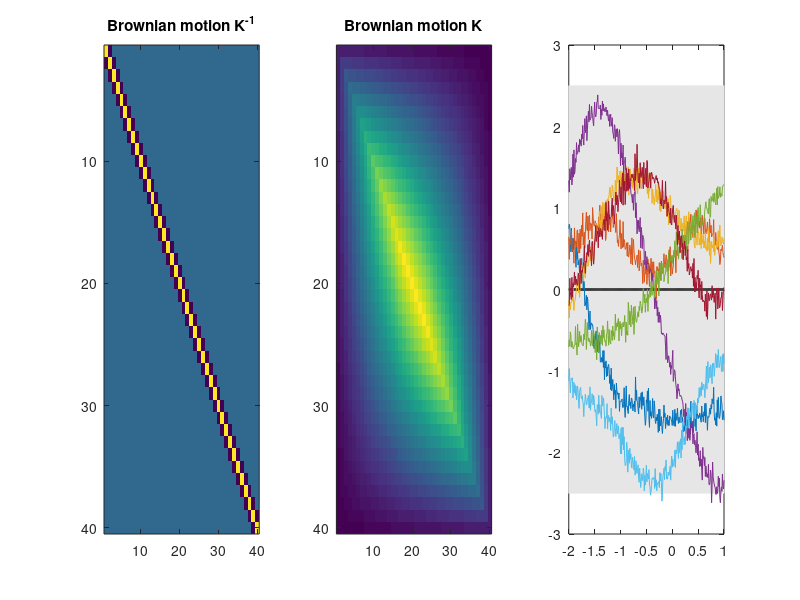
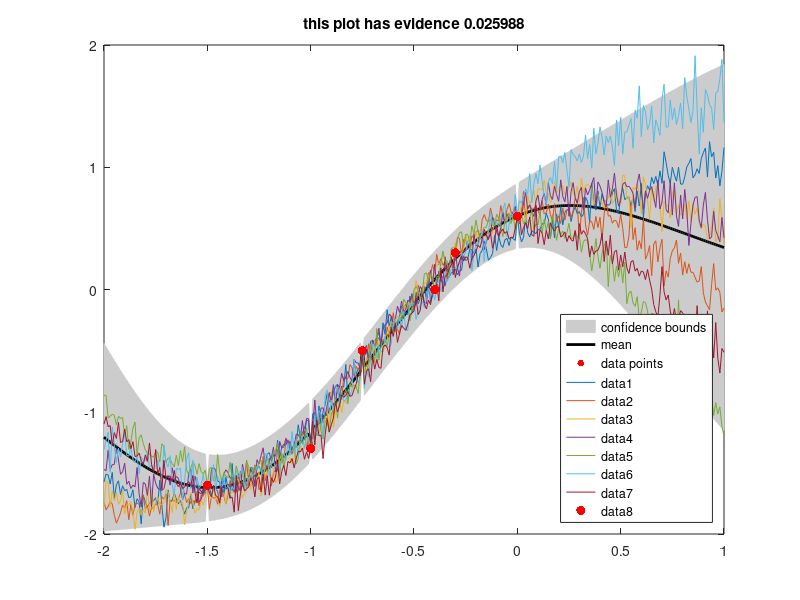

These figures' MATLAB source, in order: (Note: this script raises an error after producing the figures.)
%This file contains a walkthrough for explaining Gaussian Processes to
%any scientist, including statisticians and non statisticians.
%There is a .pdf file that completes this tutorial.

%%  Demo #1 Univariate Normal %%
% in order to generate a univariate random number, use any real numbers \mu
% and \sigma to define the distribution.
mu = 6.2; %the mean
sigma_squared = 2; %sigma^2 is the variance

%randn returns a random number from the standard normal distribution, which
%is a univariate normal with \mu = 0, \sigma = 1
standard_normal_random_number = randn;

%this is converted to an arbitrary univariate gaussian normal by:
normal_random_number = sqrt(sigma_squared) * standard_normal_random_number + mu;

%now, we can plot what's going on:
for i=1:100000
    standard_normal_random_number(i) = randn;
    normal_random_number(i) = sqrt(sigma_squared) * standard_normal_random_number(i) + mu;
end

hist([standard_normal_random_number' normal_random_number'],50)
legend('standard', 'custom')

%% Demo #2 Multivariate Normal %%
%The same trick works for the multivariate normal. \Mu has to be a vector,
%and \Sigma a symetric semidefinite matrix
Mu = [3 ;0]; %the mean

%a matrix is symetric iff M(a,b) = M(b,a), a positive semidefinite iff
% x*M*x'>=0 for any vector x. These properties are satisfied by all matrices
% which are taken from the matlab function gallery('randcorr',n)
Sigma =  [ 1.0000   -0.9195;  -0.9195    1.0000];

% to find A such that A'*A = Sigma, we find the eigendecompositon of Sigma:
% V'*D*V = Sigma
[V,D]=eig(Sigma);
A=V*(D.^(1/2));

%The standard multivariate normal is just a series of independently drawn
%univariate normal random numbers
standard_random_vector = randn(2,1);

%this is converted to an arbitrary multivariate normal by:
normal_random_vector = A * standard_random_vector + Mu;

%now, we can plot what's going on:
for i=1:1000
    standard_random_vector(:,i) = randn(2,1);
    normal_random_vector(:,i) = A * standard_random_vector(:,i) + Mu;
end
plot(standard_random_vector(1,:),standard_random_vector(2,:),'.')
hold on
plot(normal_random_vector(1,:),normal_random_vector(2,:),'r.')
legend('standard', 'custom')

%% A Kernel Matrix demonstration Brownian motion
n=40;
%The brownian motion kernel is defined through its very simple inverse
inverse=2*eye(n);
inverse=inverse-(triu(ones(n),1)-triu(ones(n),2))';
inverse=inverse-(triu(ones(n),1)-triu(ones(n),2));

subplot(1,3,1);imagesc(inverse);title('Brownian motion K^{-1}')
subplot(1,3,2);imagesc(inv(inverse));title('Brownian motion K')

%draw some samples
r=randn(n,10);
subplot(1,3,3);plot(inverse\r);title('10 samples')

%% Demo #3 Gaussian Process %%
% one way of looking at a Gaussian Process is as a Multivariate Normal with
% an infinite number of dimensions. However, in order to model
% relationships between points, we construct the covariance matrix with a
% function that defines the value of the matrix for any pair of real numbers:
sigma_f = 1.1251; %parameter of the squared exponential kernel
l =  0.90441; %parameter of the squared exponential kernel
kernel_function = @(x,x2) sigma_f^2*exp((x-x2)^2/(-2*l^2));

%This is one of many popular kernel functions, the squared exponential
%kernel. It favors smooth functions. (Here, it is defined here as an anonymous
%function handle)

% we can also define an error function, which models the observation noise
sigma_n = 0.1; %known noise on observed data
error_function = @(x,x2) sigma_n^2*(x==x2);
%this is just iid gaussian noise with mean 0 and variance sigma_n^2s

%kernel functions can be added together. Here, we add the error kernel to
%the squared exponential kernel)
k = @(x,x2) kernel_function(x,x2)+error_function(x,x2);

%We can find the mean and the variance of the GP at each point
prediction_x=-2:0.01:1;
for i=1:length(prediction_x)
    mean(i) = 0;
    variance(i) = k(prediction_x(i),prediction_x(i));
end
plot_variance = @(x,lower,upper,color) set(fill([x,x(end:-1:1)],[upper,fliplr(lower)],color),'EdgeColor',color);
plot_variance(prediction_x,mean-1.96*variance,mean+1.96*variance,[0.9 0.9 0.9])
hold on
set(plot(prediction_x,mean,'k'),'LineWidth',2)

%% Demo #4 Gaussian Process Sampling %%
% now, we would like to sample from a Gaussian Process defined by this
% kernel. First, for the subset of points we are interested to plot, we
% construct the kernel matrix (using our kernel function)
K=zeros(length(prediction_x),length(prediction_x));
for i=1:length(prediction_x)
    for j=i:length(prediction_x)%We only calculate the top half of the matrix. This is an unnecessary speedup trick
        K(i,j)=k(prediction_x(i),prediction_x(j));
    end
end
K=K+triu(K,1)'; % We can use the upper half of the matrix and copy it to the
%bottom, because it is symetrical

[V,D]=eig(K);
A=V*(D.^(1/2));

%Then, we use the kernel as the covariance matrix of a multivariate normal
clear gaussian_process_sample;
for i=1:7
    standard_random_vector = randn(length(prediction_x),1);
    gaussian_process_sample(:,i) = A * standard_random_vector;
end

plot(prediction_x,real(gaussian_process_sample))

%% Demo #5 Gaussian Process Regression %%
%initialize observations
X_o = [-1.5 -1 -0.75 -0.4 -0.3 0]';
Y_o = [-1.6 -1.3 -0.5 0 0.3 0.6]';

K = zeros(length(X_o));
for i=1:length(X_o)
    for j=1:length(X_o)
        K(i,j)=k(X_o(i),X_o(j));
    end
end

K_ss=zeros(length(prediction_x),length(prediction_x));
for i=1:length(prediction_x)
    for j=i:length(prediction_x)%We only calculate the top half of the matrix. This an unnecessary speedup trick
        K_ss(i,j)=k(prediction_x(i),prediction_x(j));
    end
end
K_ss=K_ss+triu(K_ss,1)'; % We can use the upper half of the matrix and copy it to the

K_s=zeros(length(prediction_x),length(X_o));
for i=1:length(prediction_x)
    for j=1:length(X_o)%We only calculate the top half of the matrix. This an unnecessary speedup trick
        K_s(i,j)=k(prediction_x(i),X_o(j));
    end
end

Mu = (K_s/K)*Y_o;
Sigma = 1.96*sqrt(diag(K_ss-K_s/K*K_s'));

figure
plot_variance = @(x,lower,upper,color) set(fill([x,x(end:-1:1)],[upper,fliplr(lower)],color),'EdgeColor',color);
plot_variance(prediction_x,(Mu-Sigma)',(Mu+Sigma)',[0.8 0.8 0.8])
hold on
set(plot(prediction_x,Mu,'k-'),'LineWidth',2)
set(plot(X_o,Y_o,'r.'),'MarkerSize',15)

% this gives a poor model, because we aren't using good parameters to model
% the function. In order to get better parameters, we can maximize evidence
evidence = exp((Y_o'/K*Y_o+log(det(K))+length(Y_o)*log(2*pi))/-2);
title (['this plot has evidence ' num2str(evidence)])

legend('confidence bounds','mean','data points','location','SouthEast')

%% Demo #5.2 Sample from the Gaussian Process posterior
clearvars -except k prediction_x K X_o Y_o

%We can also sample from this posterior, the same way as we sampled before:
K_ss=zeros(length(prediction_x),length(prediction_x));
for i=1:length(prediction_x)
    for j=i:length(prediction_x)%We only calculate the top half of the matrix. This an unnecessary speedup trick
        K_ss(i,j)=k(prediction_x(i),prediction_x(j));
    end
end
K_ss=K_ss+triu(K_ss,1)'; % We can use the upper half of the matrix and copy it to the

K_s=zeros(length(prediction_x),length(X_o));
for i=1:length(prediction_x)
    for j=1:length(X_o)
        K_s(i,j)=k(prediction_x(i),X_o(j));
    end
end

[V,D]=eig(K_ss-K_s/K*K_s');
A=real(V*(D.^(1/2)));

for i=1:7
    standard_random_vector = randn(length(A),1);
    gaussian_process_sample(:,i) = A * standard_random_vector+K_s/K*Y_o;
end
hold on
plot(prediction_x,real(gaussian_process_sample))

set(plot(X_o,Y_o,'r.'),'MarkerSize',20)
hold off

%% Demo 6 finding parameters of a Gaussian Process with grid search %%
sigma_n = 0.2;% we know the amount of noise from the data
sigma_range = 0.01:0.04:4;
l_range = 0.01:0.04:2;

evidence=zeros(length(sigma_range),length(l_range));
for i=1:length(sigma_range)
    for j=1:length(l_range)
        evidence(i,j)=evidence_2_param_GP([sigma_range(i) l_range(j)],sigma_n);
    end
end
imagesc(sigma_range,l_range,real(evidence)');colorbar
title('inverse log evidence of the squared exponential kernel')
xlabel('sigma parameter')
ylabel('l parameter')
hold on
%get the max l and sigma
[v location]=min(evidence(:));
l_location=floor(location/length(sigma_range))+1;
sigma_location=mod(location,l_location*length(sigma_range)-length(sigma_range));
l = l_range(l_location);
sigma = sigma_range(sigma_location);

set(plot(sigma,l,'rx'),'MarkerSize',25)

% finding parameters of a Gaussian Process with fminsearch %%
starting_place = randn(2,10);
sigma_n = 0.2;
for i=1:size(starting_place,2)
    x_guess(:,i)=fminsearch(@evidence_2_param_GP,starting_place(:,i),[],sigma_n);
    error(i)=evidence_2_param_GP(x_guess(:,i),sigma_n);
end
[v location]=min(error);

disp(['The optimal evidence is ' num2str(exp(-evidence_2_param_GP(x_guess(:,location),sigma_n))) ','])
disp(['(for parameters \sigma=' num2str(x_guess(1,location)) ' and l=' num2str(x_guess(2,location)) ')'])
x_guess=abs(x_guess);
set(plot(x_guess(1,location),x_guess(2,location),'r.'),'MarkerSize',25)

legend('grid search minimum', 'matlab''s fminsearch minimum')

%% Demo 7 Gaussian Process with input in 2-D
clear
close all
sigma_f=0.5;
l=1;
kernel_function = @(x,x2) sigma_f^2*exp(((x-x2)'*(x-x2))/(-2*l^2));

grid_size=15;
[x1 x2]=meshgrid(1:grid_size,1:grid_size);
prediction_x=[x1(:)';x2(:)']./5;

for i=1:grid_size^2
    for j=1:grid_size^2
        K(i,j)=kernel_function(prediction_x(:,i),prediction_x(:,j));
    end
end

[V,D]=eig(K);
A=V*(D.^(1/2));

for k=1:10
    % prediction_x is a matrix where each collumn is a test location in x
    standard_random_vector = randn(length(prediction_x),1);
    gaussian_process_sample = A * standard_random_vector;
    %plot3(prediction_x(1,:),prediction_x(2,:),real(gaussian_process_sample(:,i)));
    %grid on
    surf(x1,x2,reshape(real(gaussian_process_sample),grid_size,grid_size));
    xlabel('x_1')
    ylabel('x_2')
    zlabel('y')
    pause
end

%% Demo 8 (offline) Flying through a Guassian Process sample in 2-D
clear
close all
sigma_f=0.5;
l=1;
kernel_function = @(x,x2) sigma_f^2*exp(dot(x-x2,x-x2)/(-2*l^2));

grid_size=20;
animation_length=100;
tic
[x1 x2]=meshgrid(1:grid_size,1:grid_size+animation_length);
toc
% prediction_x is a matrix where each collumn is a test location in x
prediction_x=[x1(:)';x2(:)']'./5;
% for i=1:length(prediction_x)
%     for j=1:length(prediction_x)
%         K(i,j)=kernel_function(prediction_x(:,i),prediction_x(:,j));
%     end
% end
%new version
tic
n=size(prediction_x,1);
K=prediction_x*prediction_x'/sigma_f^2;
d=diag(K);
K=K-ones(n,1)*d'/2;
K=K-d*ones(1,n)/2;
K=exp(K);
toc

[V,D]=eig(K);
A=V*(D.^(1/2));

standard_random_vector = randn(length(prediction_x),1);
gaussian_process_sample = real(A * standard_random_vector)./3;

sample_rect=reshape(real(gaussian_process_sample),grid_size+animation_length,grid_size);
i=1;
surf(x1(i:i+grid_size-1,:),x2(i:i+grid_size-1,:),sample_rect(i:i+grid_size-1,:));

for i=1:animation_length
    %plot3(prediction_x(1,:),prediction_x(2,:),real(gaussian_process_sample(:,i)));
    %grid on
    surf(x1(i:i+grid_size-1,:),x2(i:i+grid_size-1,:),sample_rect(i:i+grid_size-1,:));
    axis([0 20 i i+grid_size -1 1])
    xlabel('x_1')
    ylabel('x_2')
    zlabel('y')
    pause(0.1)
end

%% Demo 9 (online) Flying through a Guassian Process sample in 2-D
clear
close all
sigma_f=7;

grid_size=50;
[x1 x2]=meshgrid(1:grid_size);
x1_place=grid_size;
% prediction_x is a matrix where each collumn is a test location in x
prediction_x=[x1(:)';x2(:)']';
% for i=1:length(prediction_x)
%     for j=1:length(prediction_x)
%         K(i,j)=kernel_function(prediction_x(:,i),prediction_x(:,j));
%     end
% end
%new version
K=rbf(prediction_x,sigma_f);
[V,D]=eig(K);
A=V*(D.^(1/2));

standard_random_vector = randn(length(prediction_x),1);
gaussian_process_sample = real(A * standard_random_vector);

sample_rect=reshape(real(gaussian_process_sample),grid_size,grid_size);
surf(x1,x2,sample_rect);
i=1;
axis([1 grid_size i i+grid_size-1 -2 2])
xlabel('x_1')
ylabel('x_2')
zlabel('y')

for i=1:2000
    %generate next x coordinates
    x1_place = x1_place + 1;
    [x1_next x2_next]=meshgrid(x1_place,1:grid_size);
    x1_old=x1(:,end-2:end);
    x2_old=x2(:,end-2:end);
    x1=[x1(:,2:end) x1_next];
    x2=[x2(:,2:end) x2_next];
    previous_x=[x1_old(:) x2_old(:)];
    new_x=[x1_next(:) x2_next(:)];

    %generate y for these coordinates, given already sampled y. To reduce
    %complexity, we only look at the y of the previous frame, not all observed y
    tic
    K=rbf(previous_x,sigma_f)+eye(length(previous_x))*10^-5;
    K_ss=rbf(new_x,sigma_f)+eye(length(new_x))*10^-5;
    K_s=rbf(new_x,sigma_f,previous_x);

    [V,D]=eig(K_ss-K_s/K*K_s');
    A=real(V*(D.^(1/2)));

    standard_random_vector = randn(length(K_ss),1);
    %gaussian_process_sample
    %real(gaussian_process_sample(grid_size+1:end))
    new_sample = A * standard_random_vector+K_s/K*real(gaussian_process_sample(end-length(previous_x)+1:end));
    gaussian_process_sample = [gaussian_process_sample(length(new_sample)+1:end);new_sample];
    toc
    sample_rect=reshape(real(gaussian_process_sample),grid_size,grid_size);

    surf(x1,x2,sample_rect);
    axis([i i+grid_size-1 1 grid_size -2 2])
    xlabel('x_1')
    ylabel('x_2')
    zlabel('y')

    pause(0.05)
end

%% Demo 10 Sampling the Gaussian Process prior in 3D
%the previously used kernel_function and error_function can be extended to
%support vector input. This is an natural case of the squared exponential
%kernel, with the same parameters and properties. (note that this is the
%rotationally invariant version)
kernel_function_m = @(x,x2) sigma_f^2*exp((x-x2)'*(x-x2)/(-2*l^2));
%here, the error function needs to test whether two vectors are exactly the
%same. This is done by counting the number of matches between x and x2
error_function_m = @(x,x2) sigma_n^2*(sum(x==x2)==length(x));
%k_m is used instead of k
k_m = @(x,x2) kernel_function_m(x,x2)+error_function_m(x,x2); 

%the resolution option here allows to change the granularity of the sampled
%Gaussian Process. Since resolution^2 samples need to be taken, this cannot
%be too high. In even higher dimensions, taking samples from a Gaussian
%Process at every point of a grid becomes prohibitive, so they cannot be
%visualised by their samples.
resolution=5;
%generate the grid where to take samples, and save it the same way as
%prediciton_x in previous Demos.
[a b]=meshgrid(linspace(0,1,resolution));
%Before, prediciton_x had n*1 dimensions, now it will have n*2
prediction_x=[a(:) b(:)]';

%This is done exactly as in Demo 4
K=zeros(size(prediction_x,2),size(prediction_x,2));
for i=1:size(prediction_x,2)
    for j=i:size(prediction_x,2)%We only calculate the top half of the matrix.
        %(This is an unnecessary speedup trick)

        %here, we use the vectors prediction_x(:,i) for each point
        K(i,j)=k_m(prediction_x(:,i),prediction_x(:,j));
    end
end
K=K+triu(K,1)'; % We can use the upper half of the matrix and copy it to the
%bottom, because it is symetrical

[V,D]=eig(K);
A=V*(D.^(1/2));

%take a single sample, and plot the surface. Note that this becomes
%impossible in higher dimensions.
standard_random_vector = randn(size(prediction_x,2),1);
sample=A * standard_random_vector;
surf(reshape(sample,resolution,resolution))

%an important note: a Gaussian Process with 1D input is a continuous line, but for a
%2D input, it is a continuous surface. That's because the Gaussian Process defines a
%value for every possible point everywhere in the x-y space.

%% Demo 11 Sampling the Gaussian Process posterior in many dimensions
dimensions=4;
%this initialises the random number generator to create the same numbers
%each time it is executed, for repeatability.
rng('default');
%generate 7 random observations in 4 dimensions
X_o = rand(dimensions,7);
Y_o = [-2 -1.6 -1.3 -0.5 0 0.3 0.6]';

K = zeros(size(X_o,2));
for i=1:size(X_o,2)
    for j=1:size(X_o,2)
        K(i,j)=k_m(X_o(:,i),X_o(:,j));
    end
end

prediction_x=[0 0 0 0; 1 0 0 0; 1 1 1 1]';

K_ss=zeros(size(prediction_x,2));
for i=1:size(prediction_x,2)
    for j=i:size(prediction_x,2)%We only calculate the top half of the matrix. This an unnecessary speedup trick
        K_ss(i,j)=k_m(prediction_x(:,i),prediction_x(:,j));
    end
end
K_ss=K_ss+triu(K_ss,1)'; % We can use the upper half of the matrix and copy it to the

K_s=zeros(size(prediction_x,2),size(X_o,2));
for i=1:size(prediction_x,2)
    for j=1:size(X_o,2)%We only calculate the top half of the matrix. This an unnecessary speedup trick
        K_s(i,j)=k_m(prediction_x(:,i),X_o(:,j));
    end
end

%calculate Mu and Sigma according to the equation on page 13
Mu = (K_s/K)*Y_o;
Sigma = K_ss-K_s/K*K_s';